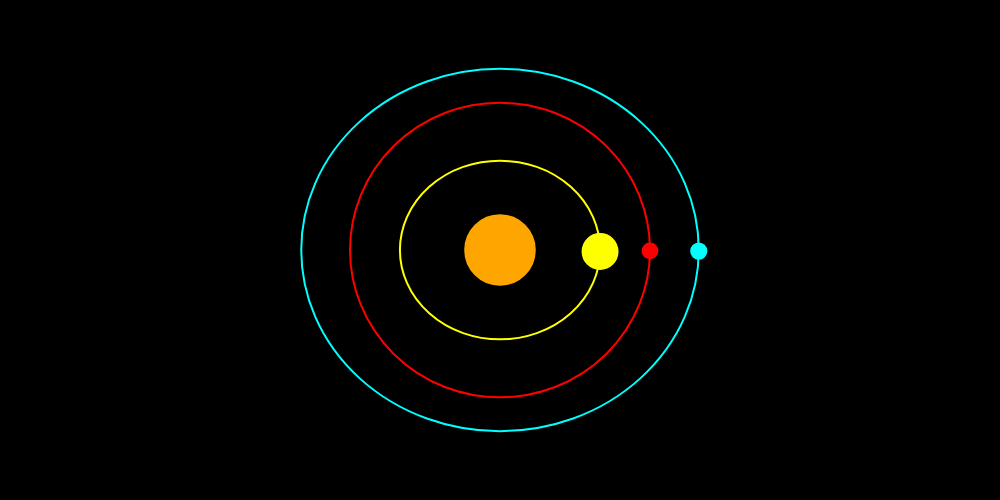
Frame 1 (no input)
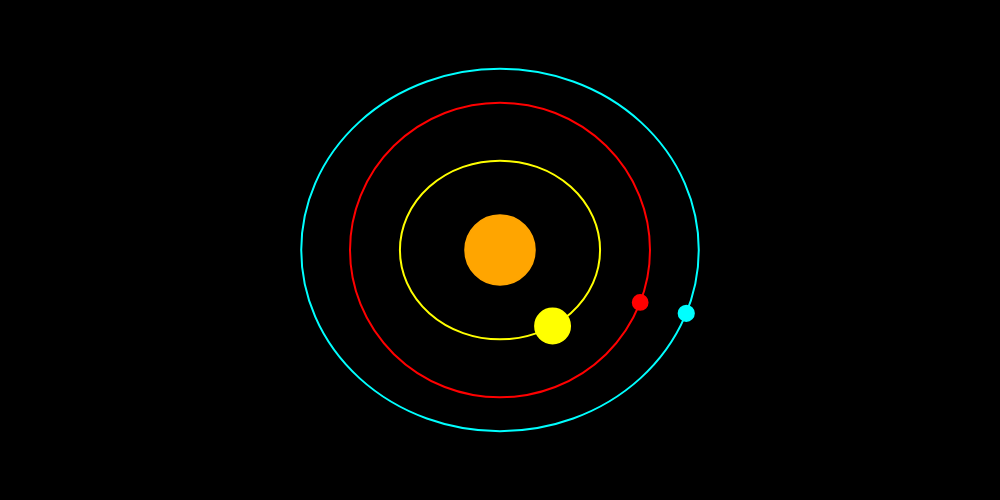
Frame 60 (no input)
Frame 120 (the mouse pressed at the canvas centre since frame 60): identical to frame 60, image omitted

The p5.js sketch that drew these frames (run headless with seeded random() and noise() and a simulated clock; from frame 60 on, the mouse is pressed at the canvas centre):

// p5.js sketch
// ── sketch.js
let Sun;
let Sun_D = 1391400;
let theta = 0;
let wscale;
let zoom = 0.3
let warp = 10;
let pause = false;

function setup() {
  createCanvas(1000, 500);
  background('black');
  wscale = width / (4540 * 2) * zoom;

  // Define Sun
  Sun = new Planet(["Sun", Sun_D / 3, 0, 0, 0, color('orange')]);
  Sun.x = width / 2;
  Sun.y = height / 2;

  // Define Planets
  /*Mercury = new Planet(["Mercury", 4880, 69.8, 46, 88, color(150)]);
  Venus = new Planet(["Venus", 12104, 108.9, 107.5, 225, color('pink')]);
  Earth = new Planet(["Earth", 12742, 152.1, 147.1, 365, color('green')]);
  Mars = new Planet(["Mars", 6780, 249.2, 206.7, 687, color('red')]);
  Jupiter = new Planet(["Jupiter", 139822, 816.6, 740.5, 4333, color('white')]);*/
  Saturn = new Planet(["Saturn", 116464*2 , 1514.5*2, 1352.5*2, 10759*2, color('yellow')]);
  Uranus = new Planet(["Uranus", 50724*2, 3008*2, 2742*2, 30689*2, color('cyan')]);
  Neptune = new Planet(["Neptune", 49244*2, 4540, 4460, 60182, color('red')]);
}

function draw() {
  if (pause) {
    // Do nothing, pause animation
  } else {
    background('black');
    Sun.show();

    // Planet positions
    theta = theta + 0.1 * warp;

    /*Mercury.move(theta);
    Venus.move(theta);
    Earth.move(theta);
    Mars.move(theta);
    Jupiter.move(theta);*/
    Saturn.move(theta);
    Uranus.move(theta);
    Neptune.move(theta);

  }

}

function mousePressed() {
  if (pause) {
    pause = false
  } else {
    pause = true
  }
}

class Planet {
  constructor(traits) {
    this.name = traits[0];
    this.D = traits[1] / 2000 * zoom;
    this.rx = traits[2] * wscale; 
    this.ry = traits[3] * wscale; 
    this.P = traits[4] / 365 * 2 * PI; 
    this.color = traits[5];
    this.x = 0;
    this.y = 0;
  }
  update(angle) {
    this.x = Sun.x + this.rx * cos(2 * PI / this.P * angle);
    this.y = Sun.y + this.ry * sin(2 * PI / this.P * angle);
  }
  show() {
    noFill();
    stroke(this.color);
    strokeWeight(2);
    ellipse(Sun.x, Sun.y, 2 * this.rx, 2 * this.ry);
    fill(this.color);
    circle(this.x, this.y, this.D); 
  }
  move(angle) {
    this.update(angle);
    this.show();
  }
}
